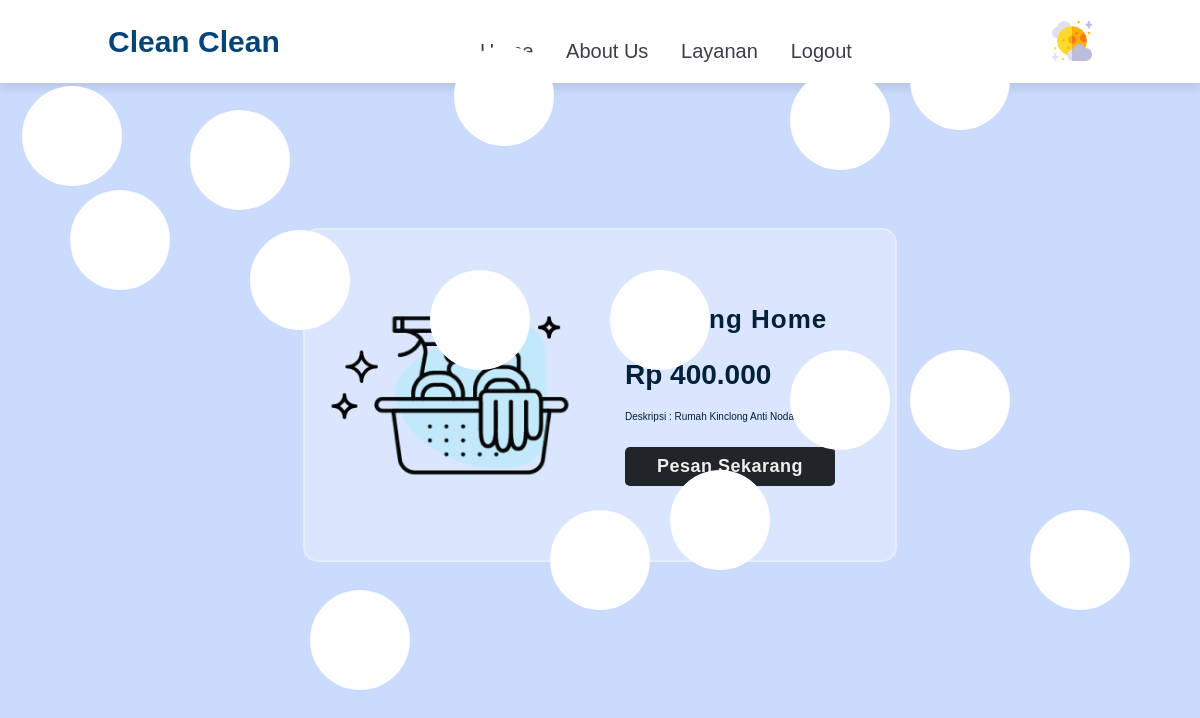
/views/details.php?id=4 (signed in), run on the app's committed database.
### tables this page shows
CREATE TABLE `produk` (
  `id_jasa` int(11) NOT NULL,
  `nama` varchar(255) NOT NULL,
  `deskripsi` text NOT NULL,
  `harga` int(11) NOT NULL,
  `gambar` varchar(255) NOT NULL
);

### views/details.php (the view, shortened to what this page needs)
<!DOCTYPE html>
<html lang="en">
<head>
    <link rel="stylesheet" href="../style/detail-produk.css">
    <link rel="stylesheet" href="../style/tambahjasa.css">
    <link rel="stylesheet" href="../style/style1.css">
    <link rel="stylesheet" href="https://cdnjs.cloudflare.com/ajax/libs/font-awesome/5.15.3/css/all.min.css">
</head>
<body>
<header>
        <a href="#" class="logo">Clean Clean</a>
        <nav class="navbar">
            <a class="btn" href="../views/index.php">home</a>
            <a class="btn" href="../views/index.php">about us</a>
            <a class="btn" href="../views/index.php">layanan</a>
            <?php if(!isset($_SESSION['login'])) {?>
                <a class="btn" href="../views/logout.php">Logout</a>
            <?php } ?>
        </nav>
        <div class="mode">
            <img src="../images/moon.png" id="icon">
        </div>
    </header>
    <div class="segitiga-bergerak">
            <div></div>
            <div></div>
            <div></div>
            <div></div>
            <div></div>
            <div></div>
            <div></div>
            <div></div>
            <div></div>
            <div></div>
            <div></div>
            <div></div>
            <div></div>
            <div></div>
            <div></div>
    </div>
    <main>
    <?php
        include('../views/koneksi.php');
        $id = $_GET['id'];
        $result = mysqli_query($koneksi, "SELECT * FROM produk WHERE id_jasa = $id");
        $data_produk = [];
        while ($row = mysqli_fetch_assoc($result)) {
            $data_produk[] = $row;
        }
        foreach ($data_produk as $produk)
        ?>
        <div class="home">
        <div class="container">
            <div class="product-div">
                <div class = "product-div-left">
                    <div class = "img-container">
                        <img src = "../images/data_jasa/<?php echo $produk['gambar']?>" alt = "Item 1">
                    </div>
                </div>
                <div class = "product-div-right">
                    <span class = "product-name"><?php echo $produk['nama'];?></span>
                    <span class = "product-price">Rp <?php echo number_format($produk['harga'],0,'.','.');?></span>
                    <span class = "product-description">Deskripsi : <?php echo $produk['deskripsi'];?></span>
                    <a href="tambah_order.php?id=<?php echo $produk['id_jasa'] ?>" class="btn-produk">Pesan Sekarang</a>
                </div>
            </div>
        </div>
    </main>
</body>
</html>

### style/detail-produk.css (style rules this page uses)
* { padding: 0; margin: 0; box-sizing: border-box; }
html, body { font-family: 'Roboto', sans-serif; }
.product-div img { width: 100%; display: block; }
.container { max-width: 1200px; padding: 0 1rem; margin: 0 auto; }
.product-div { margin-top: 3rem; margin-bottom: 4rem; padding: 2rem 0; display: grid; grid-template-columns: repeat(2, 1fr); background-color: rgba(255, 255, 255, 0.3); backdrop-filter: blur(5px); border-radius: 15px; column-gap: 10px; align-items: center; color: #ffffff; border: 2px solid rgba(255, 255, 255, 0.3); }
.product-div-left { padding: 20px; }
.product-div-right { padding: 20px; padding-right: 60px; display: flex; flex-direction: column; justify-content: center; text-align: left; }
.img-container img { width: 250px; margin: 0 auto; }
.product-div-right span { display: block; color: var(--blue); }
.product-name { font-size: 26px; margin-bottom: 24px; font-weight: 700; letter-spacing: 1px; }
.product-price { font-weight: 700; font-size: 28px; font-weight: 700; }
.product-description { line-height: 1.5; font-weight: 500; margin: 10px 0 15px 0; display: flex; justify-content: left; padding: 8px 0; }
.product-div-right .btn-produk { cursor: pointer; border: 1px solid transparent; text-decoration: none; font-size: 18px; font-weight: 600; letter-spacing: 0.5px; padding: 8px 10px; border-radius: 5px; color: #eeeeee; background: #212529; text-align: center; }

### style/tambahjasa.css (style rules this page uses)
:root { --blue:#012039; --primary-color: #cadbfd; --secondary--color: #fff; --text-color: #121212; }
* { margin: 0; padding: 0; box-sizing: border-box; font-family: Verdana, Geneva, Tahoma, sans-serif; outline: none; border: none; text-decoration: none; text-transform: capitalize; transition: .2s linear; }
html { font-size: 62.5%; scroll-behavior: smooth; scroll-padding-top: 6rem; overflow-x: hidden; }
.btn { display: inline-block; margin-top: 2rem; border-radius: 5rem; background: var(--secondary--color); color: var(--blue); padding: .9rem 3.5rem; cursor: pointer; font-size: 1.7rem; }
header { position: fixed; top: 0; left: 0; right: 0; background: var(--secondary--color); padding: 2rem 9%; display: flex; align-items: center; justify-content: space-between; z-index: 1000; box-shadow: 0 .5rem 1rem rgba(0, 0, 0, .1); }
header .logo { font-size: 3rem; color: #044478; font-weight: bolder; }
header .navbar a { font-size: 2rem; padding: 0 1.5rem; color: #3e3c46; }
header .mode img { width: 40px; }
.home { display: flex; align-items: center; min-height: 100vh; background: var(--primary-color); background-size: cover; background-position: center; }
.container { display: flex; flex-wrap: wrap; justify-content: center; align-items: center; }
img { max-width: 100%; height: auto; }
.segitiga-bergerak div { width: 100px; height: 100px; background-color: var(--secondary--color); border-radius: 50%; position: absolute; top: 50%; left: 50%; transform: translate(-50%, -50%); z-index: 99999; }
.segitiga-bergerak div:nth-child(1) { top: 12%; left: 42%; animation: mymove 15s linear infinite; }
.segitiga-bergerak div:nth-child(2) { top: 70%; left: 50%; animation: mymove 12s linear infinite; }
.segitiga-bergerak div:nth-child(3) { top: 17%; left: 6%; animation: mymove 7s linear infinite; }
.segitiga-bergerak div:nth-child(4) { top: 40%; left: 40%; animation: mymove 10s linear infinite; }
.segitiga-bergerak div:nth-child(5) { top: 80%; left: 30%; animation: mymove 14s linear infinite;; }
.segitiga-bergerak div:nth-child(6) { top: 50%; left: 70%; animation: mymove 8s linear infinite; }
.segitiga-bergerak div:nth-child(7) { top: 10%; left: 80%; animation: mymove 11s linear infinite;; }
.segitiga-bergerak div:nth-child(8) { top: 20%; left: 20%; animation: mymove 13s linear infinite; }
.segitiga-bergerak div:nth-child(9) { top: 70%; left: 90%; animation: mymove 14s linear infinite; }
.segitiga-bergerak div:nth-child(10) { top: 30%; left: 10%; animation: mymove 14s linear infinite; }
.segitiga-bergerak div:nth-child(11) { top: 65%; left: 60%; animation: mymove 9s linear infinite; }
.segitiga-bergerak div:nth-child(12) { top: 35%; left: 25%; animation: mymove 7s linear infinite; }
.segitiga-bergerak div:nth-child(13) { top: 50%; left: 80%; animation: mymove 8s linear infinite; }
.segitiga-bergerak div:nth-child(14) { top: 40%; left: 55%; animation: mymove 10s linear infinite; }
.segitiga-bergerak div:nth-child(15) { top: 15%; left: 70%; animation: mymove 13s linear infinite; }

### data on the page
produk: gambar (picture), nama "Cleaning Home", harga "400.000", deskripsi "Rumah Kinclong Anti Noda"
